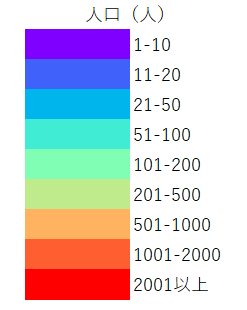
#> input picture src/assets/legend/kokusei_population.png, 247 x 310 px
$ python opencv_dilate.py ../../assets/legend/kokusei_population.png out.png
#> lines starting #> are read from the running program, lines starting #| are printed output that depends on the picture; after the words box and inside, x2 and y2 are one past the last pixel; in counts of white or black regions, pixels touching at a corner belong together
import cv2
import numpy as np
import sys

# コマンドライン引数を取得
input_file = sys.argv[1]
output_file = sys.argv[2]

# 画像をグレースケールで読み込む
img = cv2.imread(input_file, cv2.IMREAD_GRAYSCALE)
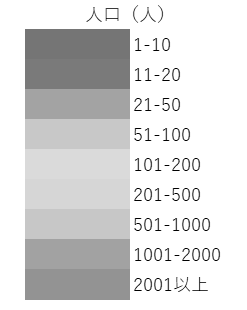
#> img: shape (310, 247); min 0, max 255, mean 219.1

# 二値化（しきい値処理）
_, binary = cv2.threshold(img, 128, 255, cv2.THRESH_BINARY_INV)
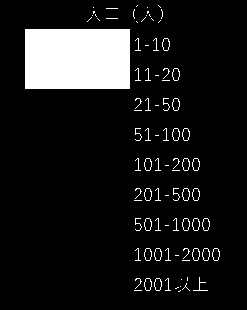
#> binary: shape (310, 247); 10.1% white; 89 white regions (46 under 20 px), largest, box (x1, y1, x2, y2) and area: (25, 29, 130, 89) 6300, (193, 277, 208, 291) 34, (162, 38, 170, 51) 31

# カーネル（少し小さく）
kernel = np.ones((5,5), np.uint8)  # 5x5 に変更

# 1回だけ膨張処理を適用（少しだけ太くする）
dilated = cv2.dilate(binary, kernel, iterations=2)  # iterations=2 に変更
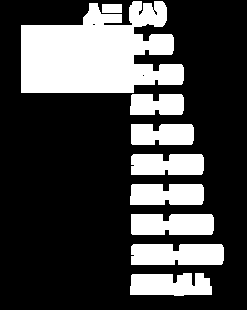
#> dilated: shape (310, 247); 27.9% white; 9 white regions, largest, box (x1, y1, x2, y2) and area: (21, 1, 184, 93) 10779, (131, 244, 224, 265) 1880, (131, 214, 214, 235) 1668

# 反転して元の色に戻す
dilated = cv2.bitwise_not(dilated)

# 画像を保存
cv2.imwrite(output_file, dilated)

print("Done")


# import cv2
# import numpy as np
# import sys
#
# # コマンドライン引数を取得
# input_file = sys.argv[1]
# output_file = sys.argv[2]
#
# # 画像をグレースケールで読み込む
# img = cv2.imread(input_file, cv2.IMREAD_GRAYSCALE)
#
# # 二値化（しきい値処理）
# _, binary = cv2.threshold(img, 128, 255, cv2.THRESH_BINARY_INV)
#
# # カーネル（膨張処理用フィルタ）を適切なサイズに調整
# kernel = np.ones((5,5), np.uint8)  # 5x5のカーネルでより太く
#
# # 3回膨張処理を適用（線を太くする）
# dilated = cv2.dilate(binary, kernel, iterations=3)
#
# # 反転して元の色に戻す
# dilated = cv2.bitwise_not(dilated)
#
# # 画像を保存
# cv2.imwrite(output_file, dilated)
#
# print("Done")
